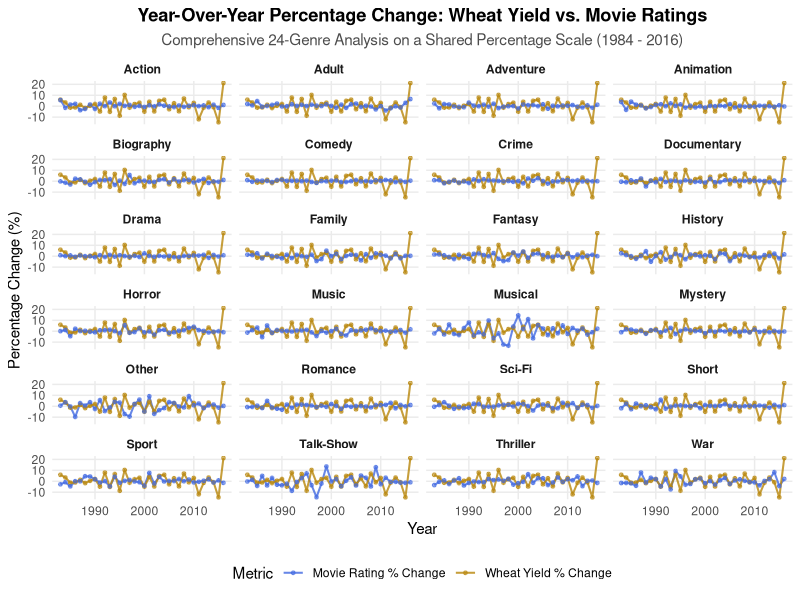

The R source for this figure:
library(readr)
library(dplyr)
library(ggplot2)
library(tidyr)

# 1. Load the freshly generated data
df <- read_csv("combined_yield_ratings.csv")

# 2. Filter for wheat and reshape the percentage columns
df_long <- df %>%
  # Keep ONLY wheat data (you can change this to "maize", "rice", or "soybean")
  filter(crop == "wheat") %>%
  
  # Pivot the two percentage columns into a single column for ggplot
  pivot_longer(
    cols = c(pct_change_yield, pct_change_rating),
    names_to = "metric",
    values_to = "value"
  ) %>%
  
  # Clean up metric names so they look beautiful in the chart legend
  mutate(metric = recode(metric, 
                         "pct_change_yield" = "Wheat Yield % Change", 
                         "pct_change_rating" = "Movie Rating % Change"))

# 3. Create the multi-panel grid plot (keeps all 24 genres)
p_all_pct <- ggplot(df_long, aes(x = year, y = value, color = metric, group = metric)) +
  # Using linewidth (not size) to keep the code warning-free
  geom_line(linewidth = 0.7, alpha = 0.8) + 
  geom_point(size = 1.0, alpha = 0.6) +
  
  # Organizes all 24 genres into a clean 4-column layout grid
  facet_wrap(~ genres, ncol = 4, scales = "fixed") + 
  
  # Custom color palette matching the theme
  scale_color_manual(values = c("Wheat Yield % Change" = "darkgoldenrod", 
                                "Movie Rating % Change" = "royalblue")) +
  
  theme_minimal(base_size = 11) + 
  labs(
    title = "Year-Over-Year Percentage Change: Wheat Yield vs. Movie Ratings",
    subtitle = "Comprehensive 24-Genre Analysis on a Shared Percentage Scale (1984 - 2016)",
    x = "Year",
    y = "Percentage Change (%)",
    color = "Metric"
  ) +
  theme(
    legend.position = "bottom",
    strip.text = element_text(face = "bold"),
    panel.grid.minor = element_blank(),
    plot.title = element_text(face = "bold", hjust = 0.5),
    plot.subtitle = element_text(hjust = 0.5, color = "gray30")
  )

# 4. Save with a wide, tall canvas size so the 24 timelines stretch out beautifully
ggsave("all_24_genres_percentage_comparison.png", plot = p_all_pct, width = 16, height = 16, dpi = 300)

cat("Success! Visualization saved as 'all_24_genres_percentage_comparison.png'\n")
